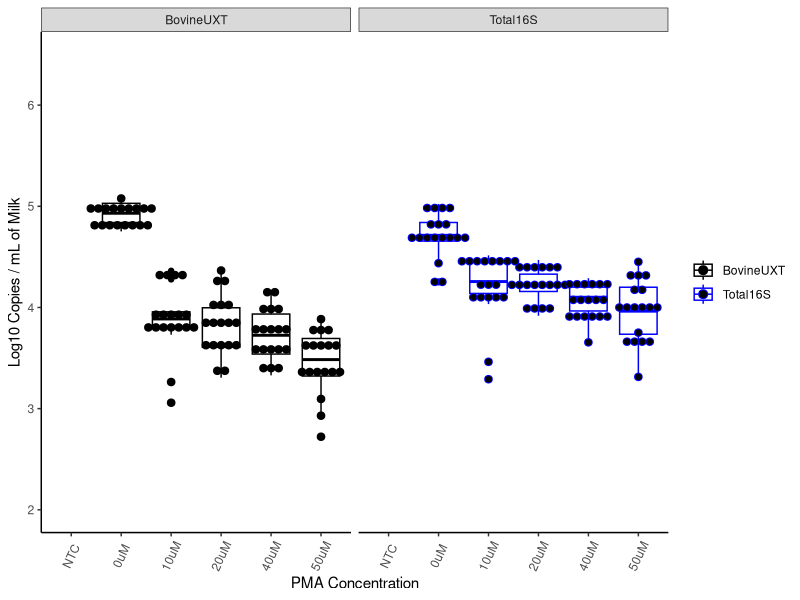

R code for this plot:
## ---- chunk 1
#Data File: DNAconcentrations
library(ggplot2)
library(dplyr)
library(emmeans)
library(multcompView)

#Read Data
PMAData <- read.table("PMAconcentration.txt", sep="\t",  fill = TRUE, header=TRUE)
dim (PMAData)

#Getting All variables and all levels within each

#Summary Statistics
PMAConc.summary <- PMAData %>%
  group_by(ConcentrationCAT,Target.Name) %>%
  summarize(mean_LogCopiesmLmilk=mean(caclLogCopiesmLmilk,na.rm=T),
            st_dev=sd(caclLogCopiesmLmilk,na.rm=T),
            n_missing=sum(is.na(caclLogCopiesmLmilk)),
            n_total=n())
write.table (PMAConc.summary, "PMAConc.summary.txt", sep="\t" ) 

PMAPlot <- ggplot(data=PMAData, aes(x=ConcentrationCAT,y=caclLogCopiesmLmilk))
PMAPlot + geom_boxplot() + 
  geom_dotplot(binaxis='y', 
               stackdir='center', 
               dotsize = .5) +
  theme_bw()+
  aes(colour=factor(Target.Name))+
  facet_wrap(vars(Target.Name))+
  scale_colour_manual(values = c("black", "blue"))+
  theme(legend.title=element_blank())+
  xlab("PMA Concentration")+
  ylab("Log10 Copies / mL of Milk")+
  theme(panel.grid.major = element_blank())+
  theme(panel.grid.minor = element_blank())+
  theme(panel.background = element_blank())+
  theme(panel.border = element_blank())+
  theme(axis.line = element_line())+
  theme(axis.text.x=element_text(angle=65,vjust=0.5))+
  ylim(2, 6.5)+
  scale_x_discrete(limits=c("NTC","0uM","10uM","20uM","40uM","50uM"))
